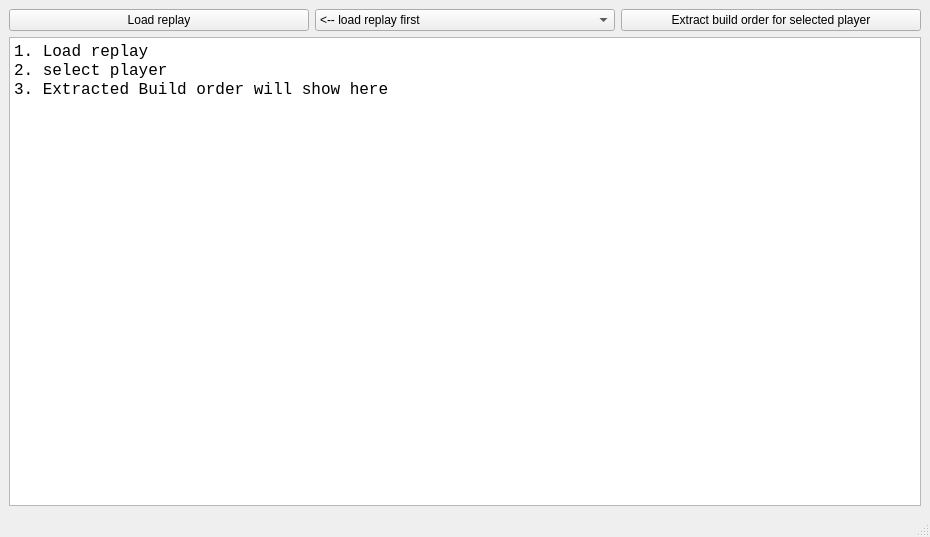
<?xml version="1.0" encoding="UTF-8"?>
<ui version="4.0">
 <class>MainWindow</class>
 <widget class="QMainWindow" name="MainWindow">
  <property name="geometry">
   <rect>
    <x>0</x>
    <y>0</y>
    <width>930</width>
    <height>537</height>
   </rect>
  </property>
  <property name="windowTitle">
   <string>MainWindow</string>
  </property>
  <widget class="QWidget" name="centralwidget">
   <layout class="QGridLayout" name="gridLayout">
    <item row="0" column="0">
     <layout class="QVBoxLayout" name="verticalLayout">
      <item>
       <layout class="QHBoxLayout" name="horizontalLayout">
        <item>
         <widget class="QPushButton" name="buttonLoad">
          <property name="text">
           <string>Load replay</string>
          </property>
         </widget>
        </item>
        <item>
         <widget class="QComboBox" name="cbSelectPlayer">
          <item>
           <property name="text">
            <string>&lt;-- load replay first</string>
           </property>
          </item>
         </widget>
        </item>
        <item>
         <widget class="QPushButton" name="buttonRun">
          <property name="text">
           <string>Extract build order for selected player</string>
          </property>
         </widget>
        </item>
       </layout>
      </item>
      <item>
       <widget class="QPlainTextEdit" name="outputField">
        <property name="sizePolicy">
         <sizepolicy hsizetype="Expanding" vsizetype="Expanding">
          <horstretch>0</horstretch>
          <verstretch>0</verstretch>
         </sizepolicy>
        </property>
        <property name="font">
         <font>
          <family>Courier New</family>
          <pointsize>12</pointsize>
         </font>
        </property>
        <property name="plainText">
         <string>1. Load replay
2. select player
3. Extracted Build order will show here</string>
        </property>
       </widget>
      </item>
     </layout>
    </item>
   </layout>
  </widget>
  <widget class="QMenuBar" name="menubar">
   <property name="geometry">
    <rect>
     <x>0</x>
     <y>0</y>
     <width>930</width>
     <height>21</height>
    </rect>
   </property>
  </widget>
  <widget class="QStatusBar" name="statusbar"/>
 </widget>
 <resources/>
 <connections/>
</ui>
